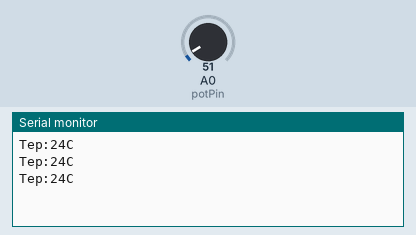
This sketch was run on a simulated Arduino Uno, built with avr-gcc and run on an emulated ATmega328P. Parts: the last lines printed to the serial monitor. Inputs (shaded band) come from the test bench; at power-on: A0 (potPin) = 51.

Above: at 1.3 s.
1.4 s: A0 (potPin) set to 61
At 1.9 s:
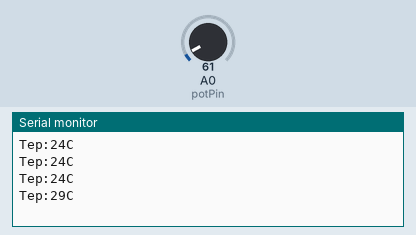
2.9 s: A0 (potPin) set to 71
At 3.4 s:
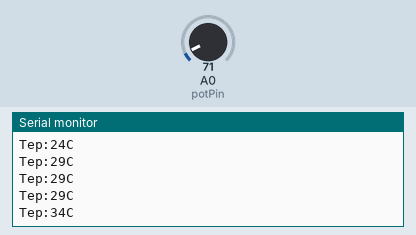
Timing chart, 0 to 5.9 s (numbered marks = the images above; inputs shaded):
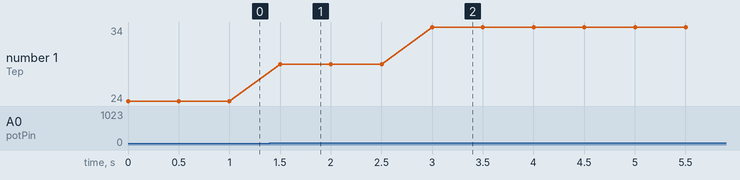

Measured:
- after the input at 1.4 s, the serial monitor: prints a new line after 0.10 s (image 1)
- after the input at 2.9 s, the serial monitor: prints a new line after 0.10 s (image 2)
- plotted number 1: 24 → 29 after the input at 1.4 s, 29 → 34 after the input at 2.9 s

The sketch:

LM35_temperature_sensor.ino
```cpp
 /*
 * Author: SMRAZA KEEN
 * Date:2016/9/29
 * IDE V1.6.9
 * Email:TechnicSmraza@outlook.com
 * Function:
 */
int potPin = A0;     // initialize analog pin 0 for LM35 temperature sensor
void setup()
{
  Serial.begin(9600);// set baud rate at”9600”
}
void loop()
{
  int val;    // define variable
  int dat;    // define variable
  val=analogRead(0);// read the analog value of the sensor and assign it to val
  dat=(125*val)>>8; // temperature calculation formula
  Serial.print("Tep:");// output and display characters beginning with Tep
  Serial.print(dat);  // output and display value of dat
  Serial.println("C");// display “C” characters
  delay(500);          // wait for 0.5 second
}
```
